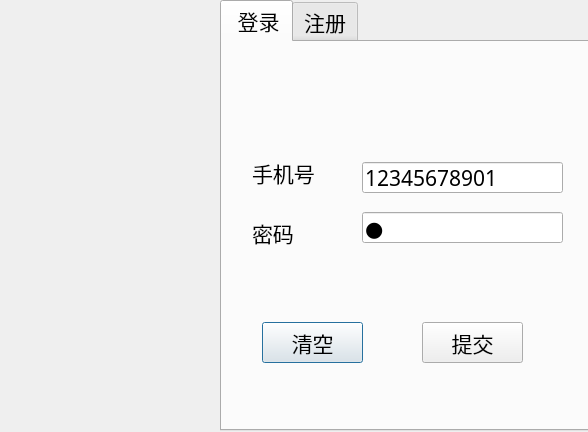
<?xml version="1.0" encoding="UTF-8"?>
<ui version="4.0">
 <class>LoginDialog</class>
 <widget class="QDialog" name="LoginDialog">
  <property name="geometry">
   <rect>
    <x>0</x>
    <y>0</y>
    <width>588</width>
    <height>432</height>
   </rect>
  </property>
  <property name="minimumSize">
   <size>
    <width>588</width>
    <height>432</height>
   </size>
  </property>
  <property name="maximumSize">
   <size>
    <width>588</width>
    <height>432</height>
   </size>
  </property>
  <property name="windowTitle">
   <string>Dialog</string>
  </property>
  <widget class="QLabel" name="lb_icon">
   <property name="geometry">
    <rect>
     <x>0</x>
     <y>0</y>
     <width>221</width>
     <height>431</height>
    </rect>
   </property>
   <property name="font">
    <font>
     <family>华文中宋</family>
     <pointsize>16</pointsize>
    </font>
   </property>
   <property name="text">
    <string/>
   </property>
   <property name="pixmap">
    <pixmap resource="resource.qrc">:/image/png.png</pixmap>
   </property>
   <property name="scaledContents">
    <bool>true</bool>
   </property>
  </widget>
  <widget class="QTabWidget" name="tb_page">
   <property name="geometry">
    <rect>
     <x>220</x>
     <y>0</y>
     <width>371</width>
     <height>431</height>
    </rect>
   </property>
   <property name="font">
    <font>
     <family>华文中宋</family>
     <pointsize>16</pointsize>
    </font>
   </property>
   <property name="currentIndex">
    <number>0</number>
   </property>
   <widget class="QWidget" name="tb_login">
    <attribute name="title">
     <string> 登录</string>
    </attribute>
    <widget class="QLabel" name="lb_password">
     <property name="geometry">
      <rect>
       <x>30</x>
       <y>170</y>
       <width>81</width>
       <height>41</height>
      </rect>
     </property>
     <property name="text">
      <string>密码</string>
     </property>
    </widget>
    <widget class="QLabel" name="lb_tel">
     <property name="geometry">
      <rect>
       <x>30</x>
       <y>110</y>
       <width>81</width>
       <height>41</height>
      </rect>
     </property>
     <property name="text">
      <string>手机号</string>
     </property>
    </widget>
    <widget class="QLineEdit" name="le_tel">
     <property name="geometry">
      <rect>
       <x>140</x>
       <y>120</y>
       <width>201</width>
       <height>31</height>
      </rect>
     </property>
     <property name="toolTip">
      <string>&lt;html&gt;&lt;head/&gt;&lt;body&gt;&lt;p&gt;必须11位，只能包含数字&lt;/p&gt;&lt;/body&gt;&lt;/html&gt;</string>
     </property>
     <property name="text">
      <string>12345678901</string>
     </property>
    </widget>
    <widget class="QLineEdit" name="le_password">
     <property name="geometry">
      <rect>
       <x>140</x>
       <y>170</y>
       <width>201</width>
       <height>31</height>
      </rect>
     </property>
     <property name="text">
      <string>1</string>
     </property>
     <property name="echoMode">
      <enum>QLineEdit::Password</enum>
     </property>
    </widget>
    <widget class="QPushButton" name="pb_clear">
     <property name="geometry">
      <rect>
       <x>40</x>
       <y>280</y>
       <width>101</width>
       <height>41</height>
      </rect>
     </property>
     <property name="text">
      <string>清空</string>
     </property>
    </widget>
    <widget class="QPushButton" name="pb_commit">
     <property name="geometry">
      <rect>
       <x>200</x>
       <y>280</y>
       <width>101</width>
       <height>41</height>
      </rect>
     </property>
     <property name="text">
      <string>提交</string>
     </property>
    </widget>
   </widget>
   <widget class="QWidget" name="tb_register">
    <attribute name="title">
     <string>注册</string>
    </attribute>
    <widget class="QLineEdit" name="le_password_register">
     <property name="geometry">
      <rect>
       <x>140</x>
       <y>180</y>
       <width>201</width>
       <height>31</height>
      </rect>
     </property>
     <property name="toolTip">
      <string>&lt;html&gt;&lt;head/&gt;&lt;body&gt;&lt;p&gt;长度不能超过20位，不允许有特殊字符&lt;/p&gt;&lt;/body&gt;&lt;/html&gt;</string>
     </property>
     <property name="echoMode">
      <enum>QLineEdit::Password</enum>
     </property>
    </widget>
    <widget class="QLabel" name="lb_password_register">
     <property name="geometry">
      <rect>
       <x>30</x>
       <y>180</y>
       <width>81</width>
       <height>41</height>
      </rect>
     </property>
     <property name="text">
      <string>密码</string>
     </property>
    </widget>
    <widget class="QLabel" name="lb_tel_register">
     <property name="geometry">
      <rect>
       <x>30</x>
       <y>120</y>
       <width>81</width>
       <height>41</height>
      </rect>
     </property>
     <property name="text">
      <string>手机号</string>
     </property>
    </widget>
    <widget class="QLineEdit" name="le_tel_register">
     <property name="geometry">
      <rect>
       <x>140</x>
       <y>130</y>
       <width>201</width>
       <height>31</height>
      </rect>
     </property>
     <property name="toolTip">
      <string>&lt;html&gt;&lt;head/&gt;&lt;body&gt;&lt;p&gt;必须11位，只能包含数字&lt;/p&gt;&lt;/body&gt;&lt;/html&gt;</string>
     </property>
    </widget>
    <widget class="QPushButton" name="pb_commit_register">
     <property name="geometry">
      <rect>
       <x>200</x>
       <y>300</y>
       <width>101</width>
       <height>41</height>
      </rect>
     </property>
     <property name="text">
      <string>提交</string>
     </property>
    </widget>
    <widget class="QPushButton" name="pb_clear_register">
     <property name="geometry">
      <rect>
       <x>40</x>
       <y>300</y>
       <width>101</width>
       <height>41</height>
      </rect>
     </property>
     <property name="text">
      <string>清空</string>
     </property>
    </widget>
    <widget class="QLineEdit" name="le_name_register">
     <property name="geometry">
      <rect>
       <x>140</x>
       <y>80</y>
       <width>201</width>
       <height>31</height>
      </rect>
     </property>
     <property name="toolTip">
      <string>&lt;html&gt;&lt;head/&gt;&lt;body&gt;&lt;p&gt;长度不能超过10位&lt;/p&gt;&lt;/body&gt;&lt;/html&gt;</string>
     </property>
     <property name="text">
      <string/>
     </property>
    </widget>
    <widget class="QLabel" name="lb_name_register">
     <property name="geometry">
      <rect>
       <x>30</x>
       <y>70</y>
       <width>81</width>
       <height>41</height>
      </rect>
     </property>
     <property name="text">
      <string>昵称</string>
     </property>
    </widget>
   </widget>
  </widget>
 </widget>
 <resources>
  <include location="resource.qrc"/>
 </resources>
 <connections/>
</ui>
